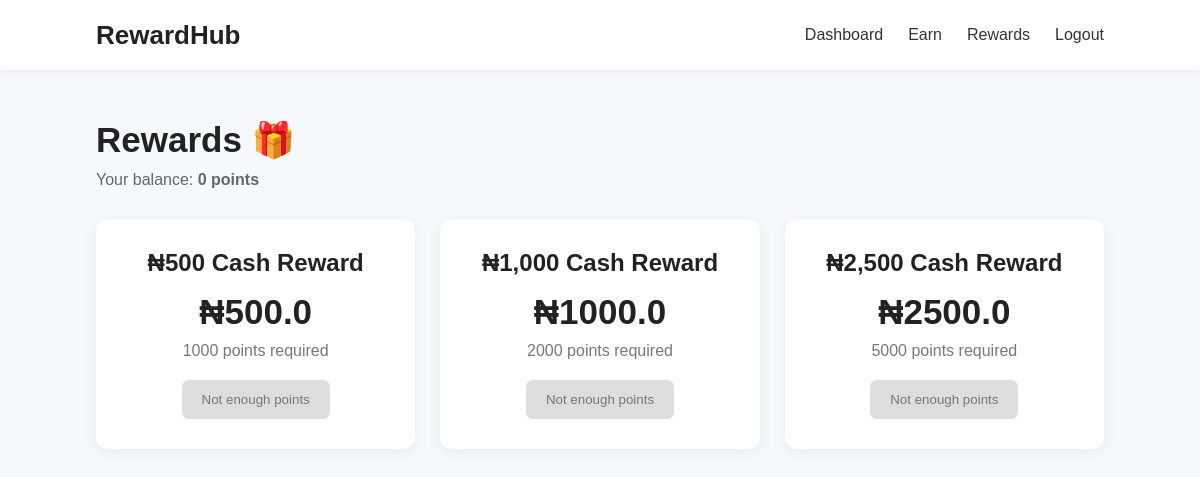
The page /rewards (signed in) on the database its author committed.
### tables this page shows
CREATE TABLE users (
            id INTEGER PRIMARY KEY AUTOINCREMENT,
            username TEXT NOT NULL UNIQUE,
            email TEXT NOT NULL UNIQUE,
            password TEXT NOT NULL,
            points INTEGER DEFAULT 0,
            created_at TIMESTAMP DEFAULT CURRENT_TIMESTAMP
        );

CREATE TABLE rewards (
            id INTEGER PRIMARY KEY AUTOINCREMENT,
            name TEXT NOT NULL,
            points_required INTEGER NOT NULL,
            cash_value REAL NOT NULL,
            active INTEGER DEFAULT 1
        );

### app.py (the view)
@app.route("/rewards")
def rewards():
    if "user_id" not in session:
        return redirect(url_for("login"))
    connection = get_db()
    user = connection.execute(
        """
        SELECT * FROM users
        WHERE id = ?
        """,
        (session["user_id"],)
    ).fetchone()
    rewards = connection.execute(
        """
        SELECT * FROM rewards
        WHERE active = 1
        ORDER BY points_required ASC
        """
    ).fetchall()
    connection.close()
    return render_template(
        "rewards.html",
        user=user,
        rewards=rewards
    )

### database.py (called while the page is built)
def get_db():
    connection = sqlite3.connect(DATABASE)
    connection.row_factory = sqlite3.Row
    return connection

### templates/rewards.html (shortened to what this page needs)
<!DOCTYPE html>
<html lang="en">
<head>
    <link rel="stylesheet"
          href="{{ url_for('static', filename='css/style.css') }}">
</head>
<body>
    <nav>
        <div class="logo">
            RewardHub
        </div>
        <div class="nav-links">
            <a href="{{ url_for('dashboard') }}">
                Dashboard
            </a>
            <a href="{{ url_for('earn') }}">
                Earn
            </a>
            <a href="{{ url_for('rewards') }}">
                Rewards
            </a>
            <a href="{{ url_for('logout') }}">
                Logout
            </a>
        </div>
    </nav>
    <main class="dashboard">
        <div class="dashboard-header">
            <h1>Rewards 🎁</h1>
            <p>
                Your balance:
                <strong>{{ user["points"] }} points</strong>
            </p>
        </div>
        <div class="reward-container">
            {% for reward in rewards %}
            <div class="reward-card">
                <h2>
                    {{ reward["name"] }}
                </h2>
                <div class="cash-value">
                    ₦{{ reward["cash_value"] }}
                </div>
                <p>
                    {{ reward["points_required"] }} points required
                </p>
                {% if user["points"] >= reward["points_required"] %}
                    <a
                        href="{{ url_for('redeem', reward_id=reward['id']) }}"
                        class="primary-btn"
                    >
                        Redeem
                    </a>
                {% else %}
                    <button disabled>
                        Not enough points
                    </button>
                {% endif %}
            </div>
            {% endfor %}
        </div>
    </main>
</body>
</html>

### static/css/style.css (style rules this page uses)
* { margin: 0; padding: 0; box-sizing: border-box; }
body { font-family: Arial, sans-serif; background: #f7f8fc; color: #222; }
nav { height: 70px; background: white; display: flex; align-items: center; justify-content: space-between; padding: 0 8%; box-shadow: 0 2px 10px rgba(0, 0, 0, 0.05); }
.logo { font-size: 26px; font-weight: bold; }
.nav-links { display: flex; align-items: center; gap: 25px; }
.nav-links a { text-decoration: none; color: #333; }
.dashboard { width: 84%; max-width: 1200px; margin: 50px auto; }
.dashboard-header { margin-bottom: 30px; }
.dashboard-header h1 { font-size: 35px; margin-bottom: 10px; }
.dashboard-header p { color: #666; }
.reward-container { display: grid; grid-template-columns: repeat(auto-fit, minmax(250px, 1fr)); gap: 25px; }
.reward-card { background: white; padding: 30px; border-radius: 12px; text-align: center; box-shadow: 0 3px 15px rgba(0, 0, 0, 0.06); }
.reward-card h2 { margin-bottom: 15px; }
.cash-value { font-size: 35px; font-weight: bold; margin-bottom: 10px; }
.reward-card p { color: #777; margin-bottom: 20px; }
.reward-card button { border: none; padding: 12px 20px; border-radius: 7px; background: #ddd; color: #777; }

### rows shown on the page
users: points "0"
rewards: name "₦500 Cash Reward", cash_value "500.0", points_required "1000", shows "Not enough points"
rewards: name "₦1,000 Cash Reward", cash_value "1000.0", points_required "2000", shows "Not enough points"
rewards: name "₦2,500 Cash Reward", cash_value "2500.0", points_required "5000", shows "Not enough points"
